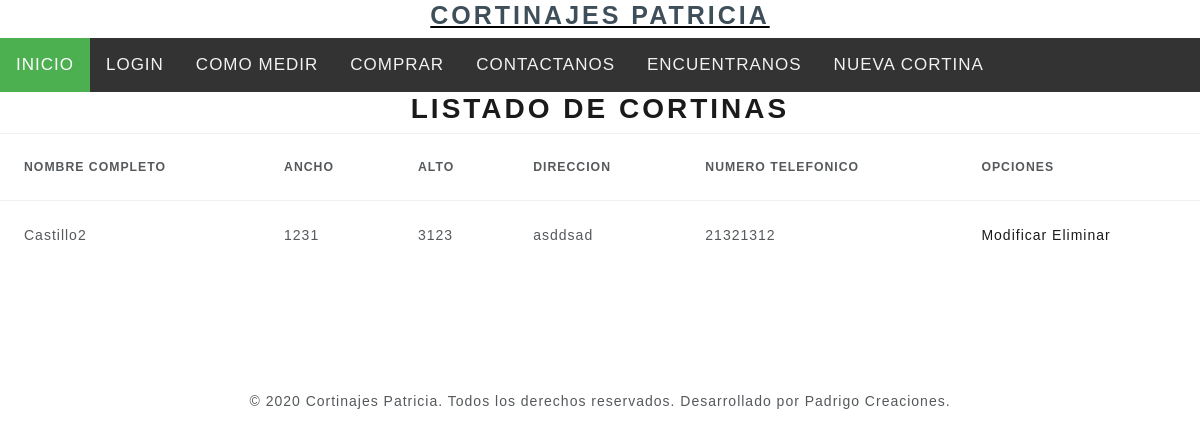
The page /listadocortinas/ on the database as committed earlier.
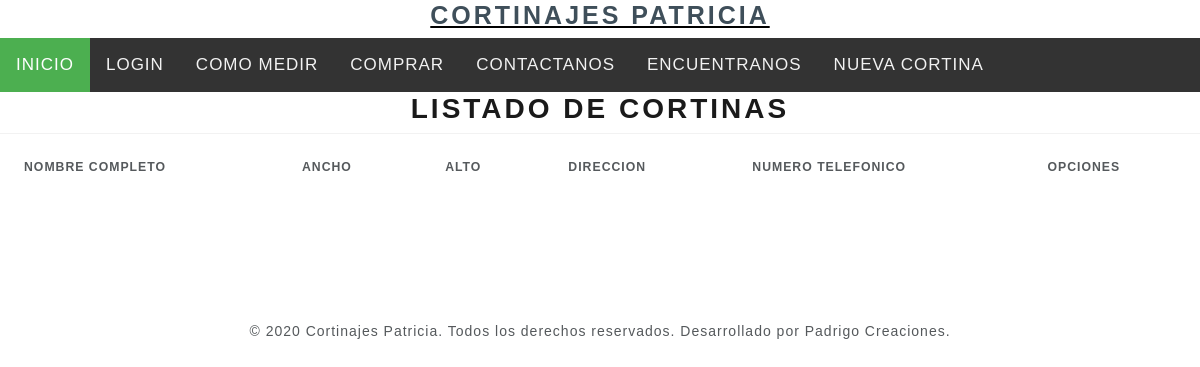
The same page on the database as committed later.
### core/models.py (models this page shows, shortened)
class Cortinas (models.Model):
    nombre = models.CharField(max_length=500)
    ancho = models.IntegerField()
    alto = models.IntegerField()
    direccion = models.CharField(max_length=500)
    numerotelefono = models.IntegerField()

### core/views.py (the view)
# urls.py: path('listadocortinas/', listadocortinas, name="listadocortinas"),
def listadocortinas(request):
    cortinas = Cortinas.objects.all()
    data = {
        'cortinas':cortinas
    }
    return render(request, 'core/listadocortinas.html', data)

### core/templates/core/listadocortinas.html (shortened to what this page needs)
{% extends 'core/base.html' %}
{% load static %}
{% block contenido %}
<center>
<h2>Listado de cortinas</h2>
</center>
<table class="table">
    <tr>
        <th>Nombre completo</th>
        <th>Ancho</th>
        <th>Alto</th>
        <th>Direccion</th>
        <th>Numero Telefonico</th>
        <th>OPCIONES</th>
    </tr>
    {% for p in cortinas %}
    <tr>
        <td>{{ p.nombre }}</td>
        <td>{{ p.ancho }}</td>
        <td>{{ p.alto }}</td>
        <td>{{ p.direccion }}</td>
        <td>{{ p.numerotelefono }}</td>
        <td>
            <a href="{% url 'modificarcortina' p.id %}">Modificar</a>
            <a href="{% url 'eliminarcortinas' p.id %}">Eliminar</a>
        </td>
    </tr>
    {% endfor %}
</table>
{% endblock %}

Rows that differ between the two databases and show on the page:
removed Cortinas: nombre "Castillo2", ancho "1231", alto "3123", direccion "asddsad", numerotelefono "21321312"
